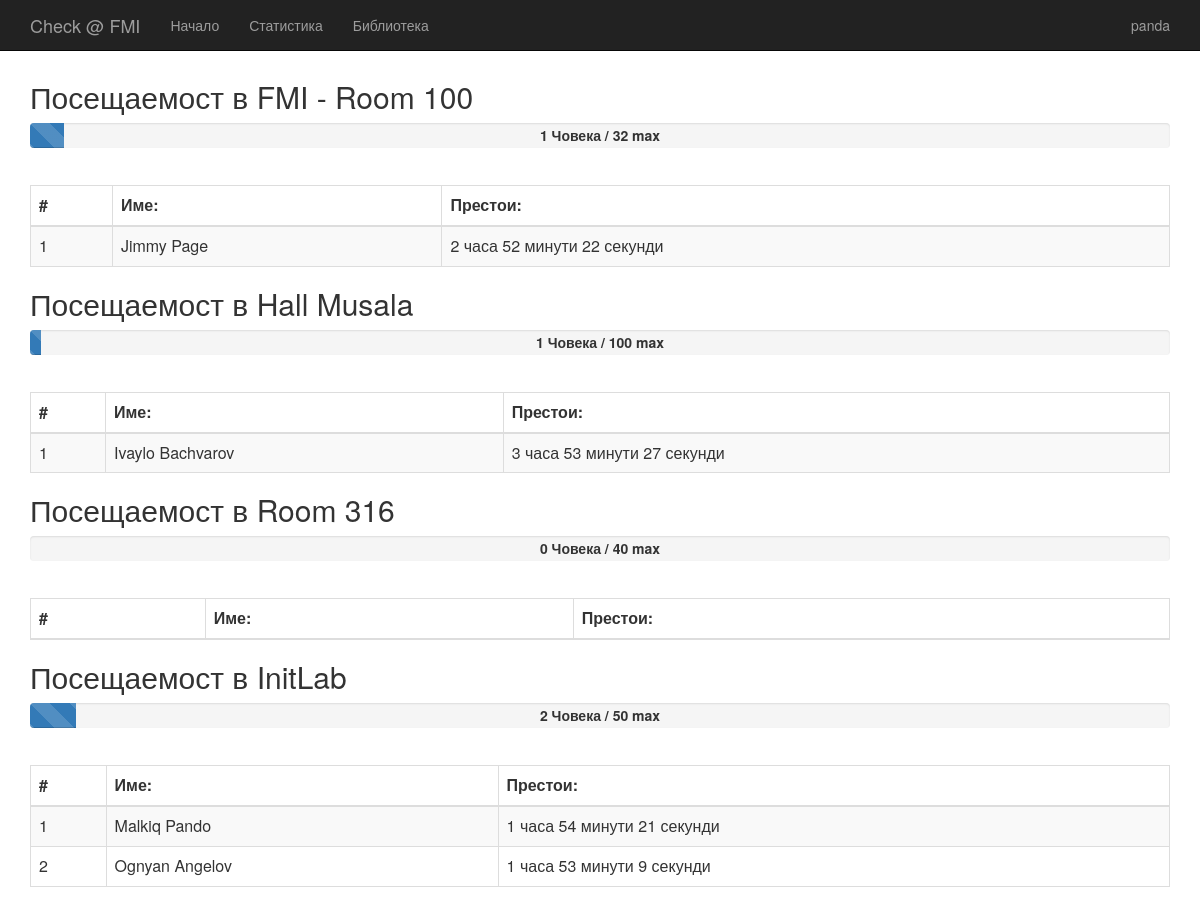
The app's page / (signed in) with its own data.
### places/models.py (models this page shows)
class Place(models.Model):
    name = models.CharField(max_length=63, null=True)
    capacity = models.IntegerField(null=True, blank=True)
    def __unicode__(self):
        return self.name

### website/views.py (the view)
def index(request):
    now = datetime.now()
    places = Place.objects.all()
    all_places = []
    for place in places:
        checkins_inside = Checkin.objects.filter(place = place, active = True)
        all_users = []
        for checkin in checkins_inside:
            print checkin.checkin_time
            all_users += [{'first_name': checkin.user.first_name, 'last_name': checkin.user.last_name,
                            'active_time': days_hours_minutes(now-checkin.checkin_time)}]
            print (now-checkin.checkin_time)
        all_places += [[place, place.capacity, len(all_users), all_users]]
    print all_places
    return render_to_response('index.html',
            {
                "places" : all_places,
            },
            context_instance=RequestContext(request))

### website/views.py (called while the page is built)
def days_hours_minutes(td):
    return td.seconds // 3600, (td.seconds // 60) % 60, td.seconds % 60

### templates/index.html
{% extends "base.html" %}
  {% block content %}
    {% for place in places %}
      <h2>Посещаемост в {{ place.0.name }}</h2>
      <div class="progress progress-striped active">
          <div class="progress-bar" role="progressbar" aria-valuenow="45" aria-valuemin="0" aria-valuemax="100" style="width: {% widthratio place.2 place.1 100 %}%;">
          </div>
      </div>
      <div id="active-people">{{ place.2 }} Човека / {{ place.1 }} max</div>
      <table class="table table-striped table-bordered" style="border-radius: 20px">
          <thead>
              <tr>
                  <th>#</th>
                  <th>Име:</th>
                  <th>Престои:</th>
              </tr>
          </thead>
          <tbody>
              {% for user in place.3 %}
              <tr>
                  <td>{{ forloop.counter }}</td>
                  <td>{{ user.first_name }} {{ user.last_name }}</td>
                  <td>{{ user.active_time.0 }} часа {{ user.active_time.1 }} минути {{ user.active_time.2 }} секунди</td>
              </tr>
              {% endfor %}
          </tbody>
      </table>
  {% endfor %}
{% endblock %}

### templates/base.html (shortened to what this page needs)
<DOCTYPE html>
<html lang="en">
  <head>
    <link href="//netdna.bootstrapcdn.com/bootstrap/3.0.0/css/bootstrap.min.css" rel="stylesheet">
    <link href="/static/roomsStatus.css" rel="stylesheet">
  </head>
  <body>
    <div class="navbar navbar-inverse navbar-fixed-top">
      <div class="container">
        <div class="navbar-header">
          <a class="navbar-brand" href="#">Check @ FMI</a>
        </div>
        <div class="navbar-collapse collapse">
          <ul class="nav navbar-nav">
            <li><a href="/">Начало</a></li>
            <li><a href="/statistics/">Статистика</a></li>
            <li><a href="/library/">Библиотека</a></li>
          </ul>
          <ul class="nav navbar-nav navbar-right">
          {% if user.is_authenticated %}
            <li class="dropdown ">
              <a href="#" class="dropdown-toggle" data-toggle="dropdown"> {{ user.username }}</a>
            </li>
          {% else %}
            <li><a href="/login/">Вход</a></li>
          {% endif %}
          </ul>
        </div>
      </div>
    </div>
    <div class="container">
    {% block content %}{% endblock %}
    </div>
  </body>
</html>

### static/roomsStatus.css (style rules this page uses)
body { padding-top: 60px; }
#active-people { margin: auto; text-align: center; margin-top: -43px; font-weight: bold; margin-bottom: 40px; }
.progress { height: 25px; }

### records on screen
Place: name "FMI - Room 100", id "1", capacity "32", active_time.0 "2", active_time.1 "52", active_time.2 "22"
Place: name "Hall Musala", place "1", capacity "100", active_time.0 "3", active_time.1 "53", active_time.2 "27"
Place: name "Room 316", place "0", capacity "40"
Place: name "InitLab", place "2", capacity "50", active_time.0 "1" "1", active_time.1 "54" "53", active_time.2 "21" "9"

### other values on screen
{{ user.username }} "panda"
{{ user.first_name }} "Jimmy" "Ivaylo" "Malkiq" "Ognyan"
{{ user.last_name }} "Page" "Bachvarov" "Pando" "Angelov"
